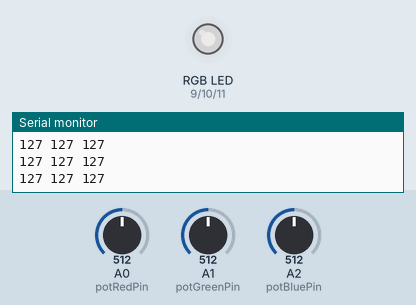
A sketch run on a simulated Arduino Uno, built with avr-gcc and run on an emulated ATmega328P. On the bench: an RGB LED mixed from three pins (HIGH = lit), the last lines printed to the serial monitor. Inputs (shaded band) come from the test bench; at power-on: A0 (potRedPin) = 512, A1 (potGreenPin) = 512, A2 (potBluePin) = 512. Dim RGB values are drawn brighter than linear.

Above: at 1.2 s.
1.3 s: A0 (potRedPin) set to 411
At 2.1 s:
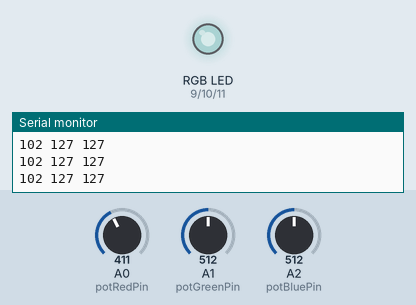
2.8 s: A0 (potRedPin) set to 384
At 3.6 s:
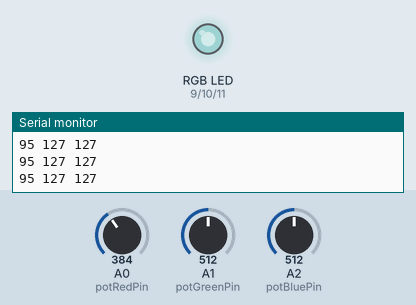
5.8 s: A1 (potGreenPin) set to 419
At 7.0 s:
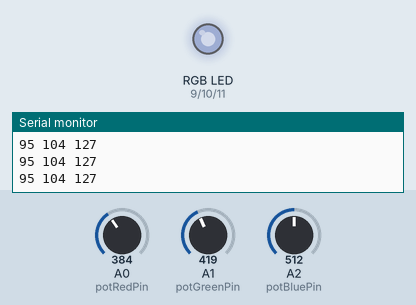
7.3 s: A1 (potGreenPin) set to 393
At 8.1 s:
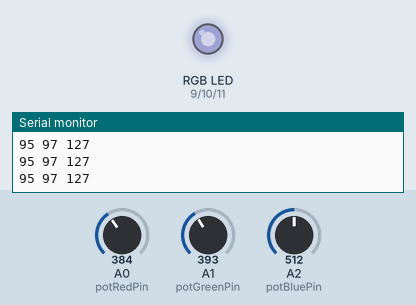
8.8 s: A2 (potBluePin) set to 716
At 9.1 s:
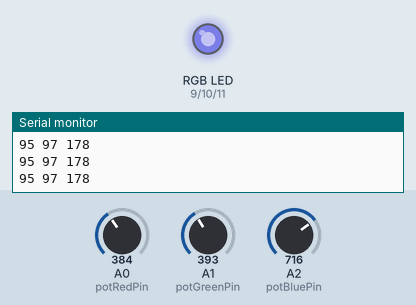
10.3 s: A2 (potBluePin) set to 414
At 11.4 s:
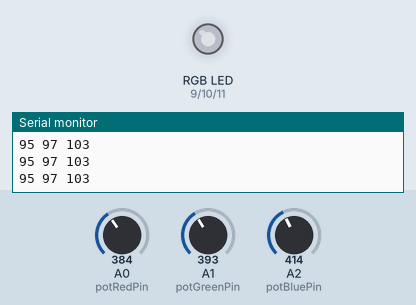
11.8 s: A2 (potBluePin) set to 390
Timing chart, 0 to 14.3 s (numbered marks = the images above; inputs shaded):
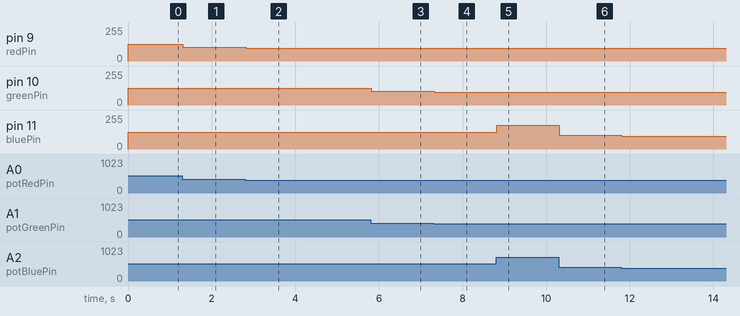

Measured:
- after the input at 1.3 s, pin 9 (redPin): 127/255 → 102/255 at once
- after the input at 2.8 s, pin 9 (redPin): 102/255 → 95/255 at once
- after the input at 5.8 s, pin 10 (greenPin): 127/255 → 104/255 at once
- after the input at 7.3 s, pin 10 (greenPin): 104/255 → 97/255 at once
- after the input at 8.8 s, pin 11 (bluePin): 127/255 → 178/255 at once
- after the input at 10.3 s, pin 11 (bluePin): 178/255 → 103/255 at once
- after the input at 11.8 s, pin 11 (bluePin): 103/255 → 97/255 at once

The sketch:

sketch_LEDdimmer.ino
```cpp
// sketch_LEDdimmer-begin
// upload
// arduino:avr:uno
// /dev/ttyS0
// sketch_LEDdimmer-end

/*
   RGB Light Dimmer
*/
int redPin = 9;                // R – digital 9
int greenPin = 10;             // G – digital 10
int bluePin = 11;              // B – digital 11
int potRedPin = 0;             // potentiometer 1 – analog 0
int potGreenPin = 1;           // potentiometer 2 – analog 1
int potBluePin = 2;            // potentiometer 3 – analog 2

void setup(){
   pinMode(redPin,OUTPUT);
   pinMode(greenPin,OUTPUT);
   pinMode(bluePin,OUTPUT);
   Serial.begin(9600);
   Serial.println("<Arduino is ready>");
}

void loop(){
   int potRed = analogRead(potRedPin);
   int potGreen = analogRead(potGreenPin);
   int potBlue = analogRead(potBluePin);

   int val1 = map(potRed,0,1023,0,255);
   int val2 = map(potGreen,0,1023,0,255);
   int val3 = map(potBlue,0,1023,0,255);

   Serial.print(val1);
   Serial.print(" ");
   Serial.print(val2);
   Serial.print(" ");
   Serial.print(val3);
   Serial.print("\n");

   colorRGB(val1,val2,val3);
}

void colorRGB(int red, int green, int blue){
   analogWrite(redPin,constrain(red,0,255));
   analogWrite(greenPin,constrain(green,0,255));
   analogWrite(bluePin,constrain(blue,0,255));
}
```
